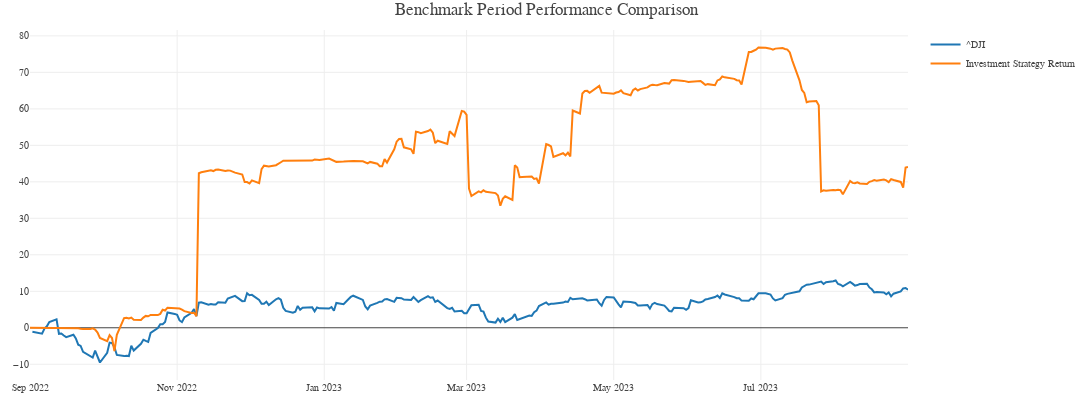

Write notebook code for a chart like this one.
### Code cell
fig = go.Figure()

fig.add_trace(
go.Scatter(x = benchmark_df['Date'], 
        y = benchmark_df['Benchmark(^DJI) Cumulative Return'], 
        name = '^DJI'))

fig.add_trace(
go.Scatter(x = portfolio_values_df['Date'], 
           y = portfolio_values_df['Investment Strategy Cumulative Return'], 
           name = "Investment Strategy Return"))

fig.update_layout(template = temp, 
                  title = "Benchmark Period Performance Comparison",
                hovermode = 'closest',
                margin = dict(l = 30, r =30, t = 30, b = 20),
                height = 400, 
                width = 1200, 
                showlegend = True,
                xaxis = dict(tickfont = dict(size=10)),
                yaxis = dict(side = "left", tickfont = dict(size=10)),
                legend = dict(font = dict(size = 10)),)

### Figure 1 — Plotly figure (JSON) as saved in the notebook; plotly's stock layout.template omitted (floating-point values rounded to 4 significant figures; data arrays with more than 128 entries replaced by an {"elided": "..."} marker saying what was removed)
{"data": [{"name": "^DJI", "type": "scatter", "x": {"elided": "251 str values"}, "y": {"elided": "251 float values"}}, {"name": "Investment Strategy Return", "type": "scatter", "x": {"elided": "251 str values"}, "y": {"elided": "251 float values"}}], "layout": {"height": 400, "hovermode": "closest", "legend": {"font": {"size": 10}}, "margin": {"b": 20, "l": 30, "r": 30, "t": 30}, "showlegend": true, "title": {"text": "Benchmark Period Performance Comparison"}, "width": 1200, "xaxis": {"tickfont": {"size": 10}}, "yaxis": {"side": "left", "tickfont": {"size": 10}}}}
